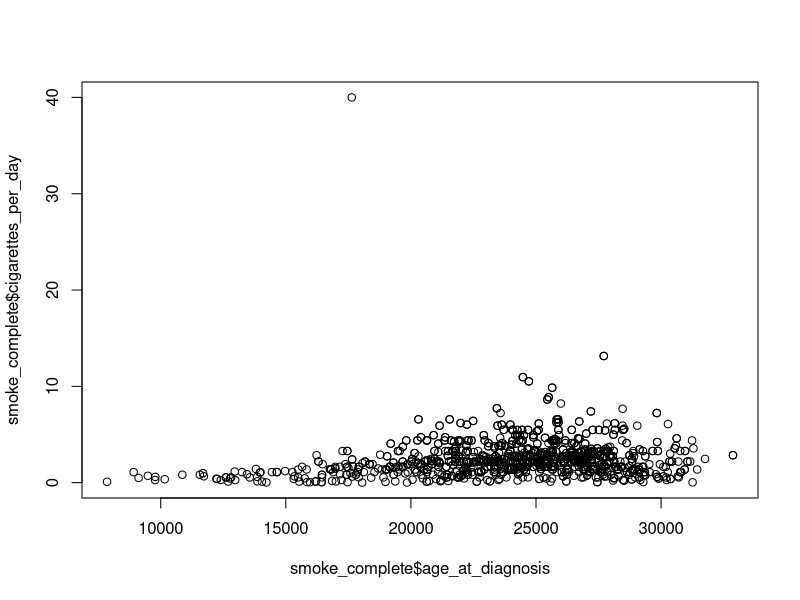
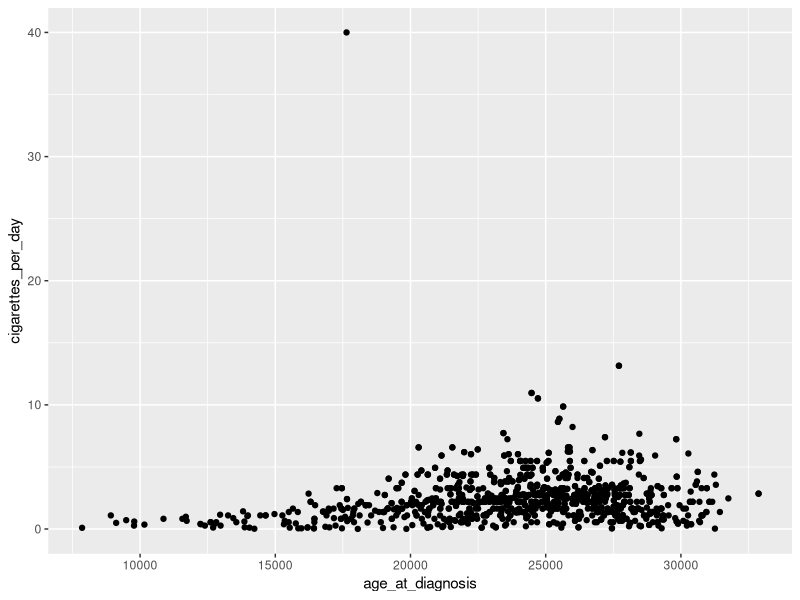
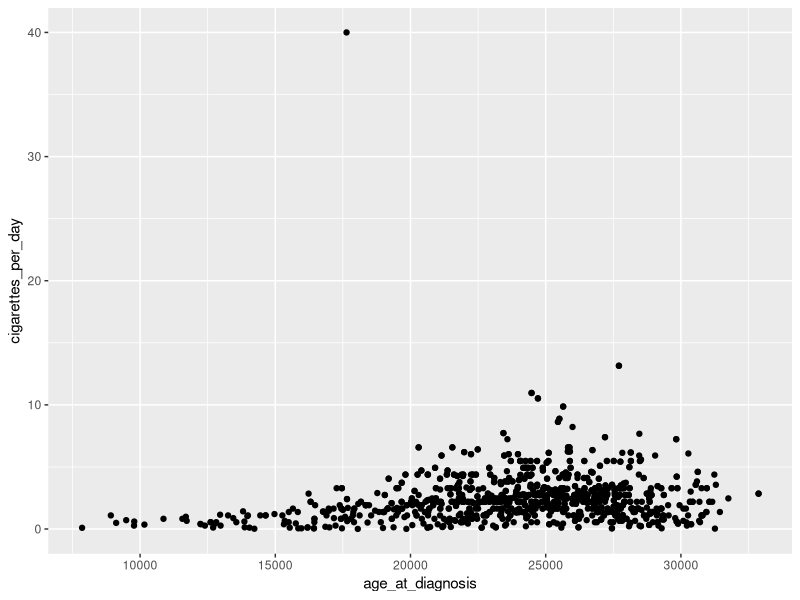
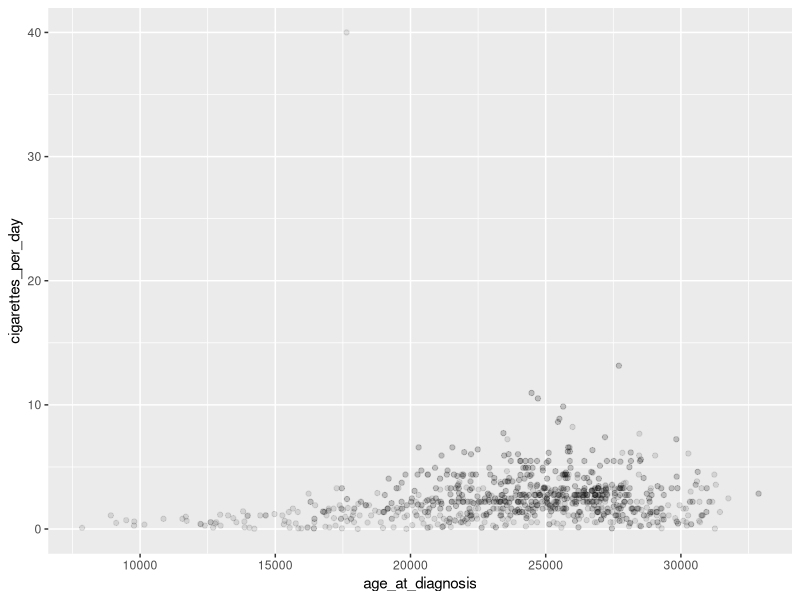
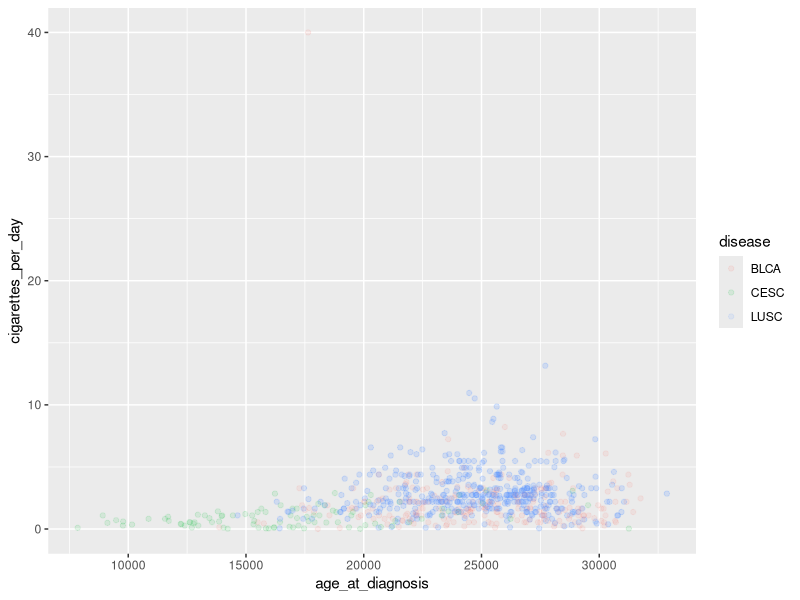
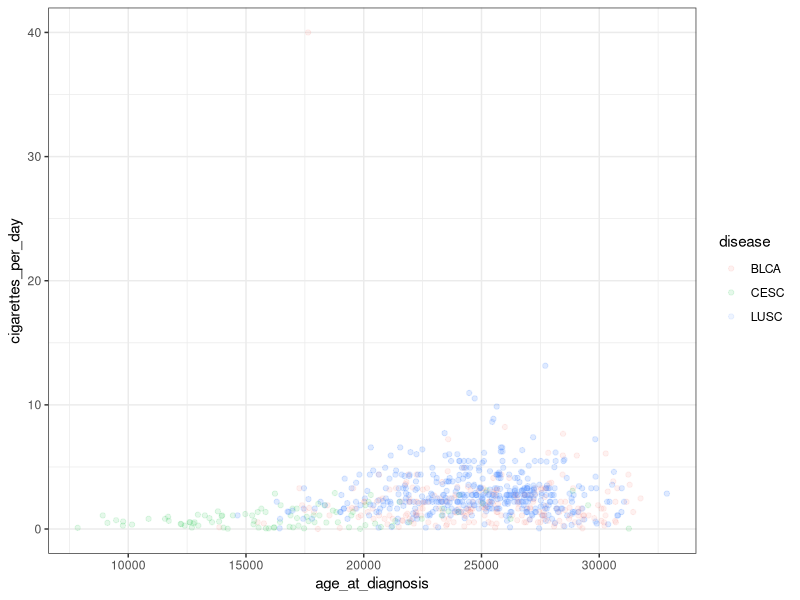
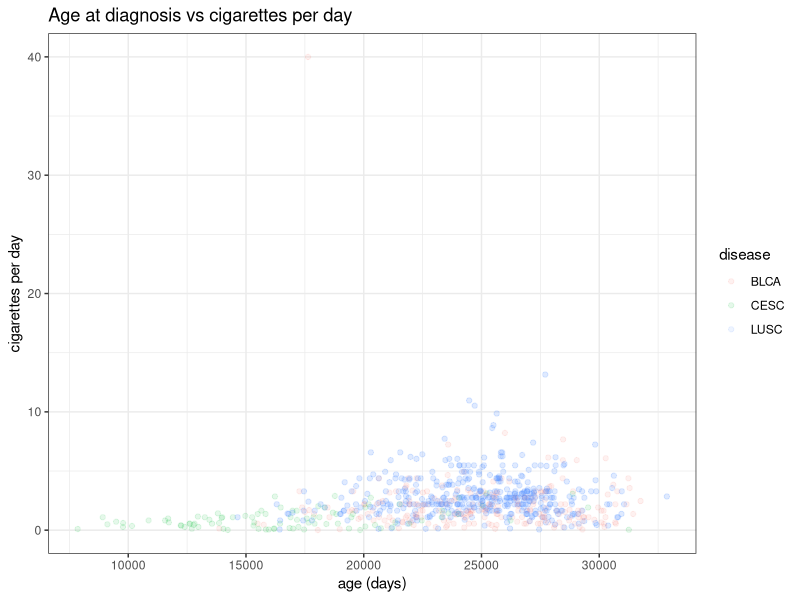
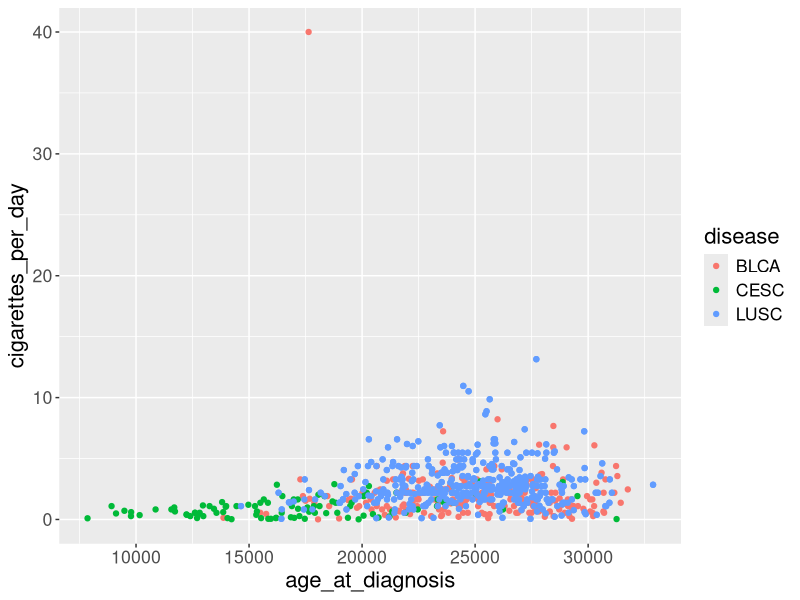

These figures' R source, in order:
### lesson 4 ggplot

library(tidyverse)
birth_reduced <- read_csv("data/birth_reduced.csv")
smoke_complete <- read_csv("data/smoke_complete.csv")

plot(x=smoke_complete$age_at_diagnosis, y=smoke_complete$cigarettes_per_day)

ggplot(data = smoke_complete,
       mapping = aes(x = age_at_diagnosis, y = cigarettes_per_day)) + 
  geom_point() # add a layer of geometry

## same as
ggplot(smoke_complete) + 
  geom_point(aes(x = age_at_diagnosis, y = cigarettes_per_day)) 

ggplot(smoke_complete) +
  geom_point(aes(x = age_at_diagnosis, y = cigarettes_per_day), alpha = 0.1)

ggplot(smoke_complete) +
  geom_point(aes(x = age_at_diagnosis, y = cigarettes_per_day, 
                 color = disease), 
             alpha = 0.1)

ggplot(smoke_complete) +
  geom_point(aes(x = age_at_diagnosis, y = cigarettes_per_day, color = disease), alpha = 0.1) +
  theme_bw() # change background theme

ggplot(smoke_complete) +
  geom_point(aes(x = age_at_diagnosis, y = cigarettes_per_day, color = disease), alpha = 0.1) +
  labs(title = "Age at diagnosis vs cigarettes per day", # title
       x="age (days)", # x axis label
       y="cigarettes per day") +# y axis label
  theme_bw()


ggplot(smoke_complete) +
  geom_point(aes(x = age_at_diagnosis, y = cigarettes_per_day, color = disease)) +
  theme(text = element_text(size = 16)) # increase all font size

#####
ggplot(smoke_complete) +
  geom_point(aes(x = age_at_diagnosis, y = cigarettes_per_day, color = disease), alpha = 0.1) +
  theme(axis.text.x = element_text(angle = 90, hjust = 0.5, vjust = 0.5)) # rotate and adjust x axis text

ggsave("figures/awesomePlot.jpg", width = 10, height = 10, dpi = 300)

ggsave("figures/awesomePlot.pdf", device="pdf", width = 10, height = 10, dpi = 300)


#####
ggplot(smoke_complete) +
  geom_point(aes(x = age_at_diagnosis, y = years_smoked, color = gender), alpha = 0.1) +
  theme(axis.text.x = element_text(angle = 90, hjust = 0.5, vjust = 0.5)) # rotate and adjust x axis text

ggsave("figures/awesomePlot.jpg", width = 10, height = 10, dpi = 300)



my_plot <- ggplot(smoke_complete, aes(x = vital_status, y = cigarettes_per_day)) 
my_plot +
  geom_boxplot(outlier.shape = NA) +
  geom_jitter(alpha = 0.2, color = "purple")


my_plot +
  geom_jitter(alpha = 0.2, color = "purple") + 
  geom_boxplot(outlier.shape = NA) 



yearly_counts <- birth_reduced %>%
  count(year_of_birth, disease) 

ggplot(yearly_counts) +
  geom_line(aes(x = year_of_birth, y = n, 
                color=disease))



yearly_counts_gender <- birth_reduced %>%
  count(year_of_birth, gender) 

ggplot(yearly_counts_gender) +
  geom_line(aes(x = year_of_birth, y = n, 
                color=gender))

### same, but slightly more elegant
birth_reduced %>%
  count(year_of_birth, gender) %>%
  ggplot() +
  geom_line(aes(x = year_of_birth, y = n, 
                lty=gender))


##### faceting.  facet_wrap is low level, facet_grid allows control of rows/columns of plots

ggplot(smoke_complete) +
  geom_point(aes(x = age_at_diagnosis, y = cigarettes_per_day, color = disease)) +
  facet_wrap(vars(disease)) # wraps panels to make a square/rectangular plot

ggplot(smoke_complete) +
  geom_point(aes(x = age_at_diagnosis, y = cigarettes_per_day, color = disease)) +
  facet_wrap(vars(disease)) # wraps panels to make a square/rectangular plot


# facet_grid
ggplot(smoke_complete) +
  geom_point(aes(x = age_at_diagnosis, y = cigarettes_per_day, color = disease)) +
  facet_grid(rows = vars(vital_status), cols=vars(disease)) 

birth_reduced %>%
  count(year_of_birth, gender) %>%
  ggplot() +
  geom_line(aes(x = year_of_birth, y = n)) +
  facet_wrap(vars(gender), ncol=1)


# ~gender works, as does vars(gender) and "gender".  plain gender does not. 
birth_reduced %>%
  count(year_of_birth, gender) %>%
  ggplot() +
  geom_line(aes(x = year_of_birth, y = n)) +
  facet_wrap(~gender, ncol=1)

birth_reduced %>%
  count(year_of_birth, gender) %>%
  ggplot() +
  geom_line(aes(x = year_of_birth, y = n)) +
  facet_wrap("gender", ncol=1)
